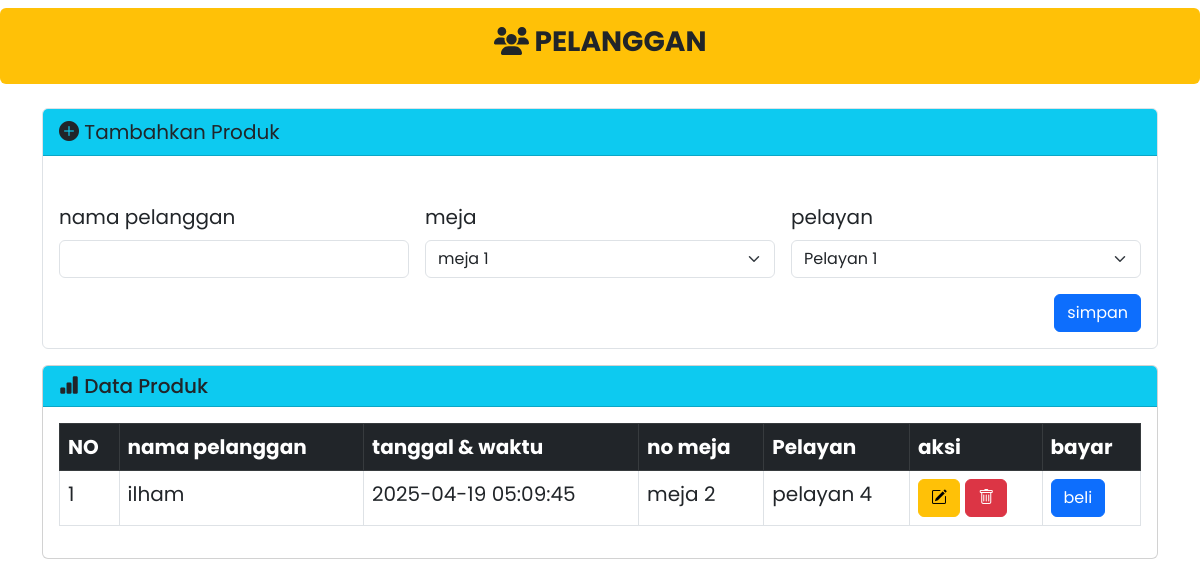
The page /input_pel.php on the database its author committed.
### tables this page shows
CREATE TABLE `pelanggan` (
  `no` int(100) NOT NULL,
  `namapelanggan` varchar(20) NOT NULL,
  `tanggal` timestamp NOT NULL DEFAULT current_timestamp() ON UPDATE current_timestamp(),
  `nomeja` varchar(10) NOT NULL,
  `pelayan` varchar(10) NOT NULL
);

### input_pel.php (the view, shortened to what this page needs)
<?php
include "boot.php";
?>
<link rel="stylesheet" href="style.css">
<blockquote class="blockquote mb-2">
  <div class="alert bg-warning mt-2 text-center" role="alert">
    <h3><b> <i class="fa fa-users"></i> PELANGGAN</b></h3>
  </div>
  <div class="container md-3 mt-4">
    <div class="card border mb-3 w-100">
      <div class="card-header bg-info"><i class="bi bi-plus-circle-fill"></i> Tambahkan Produk</div>
      <div class="card-body">
        <br>
        <form class="row g-3" enctype="multipart/form-data" action="input.php" method="post">
          <div class="col-md-4">
            <label for="inputEmail4" class="form-label">nama pelanggan</label>
            <input type="text" name="namapelanggan" class="form-control" id="inputnamaproduk">
          </div>
          <div class="col-md-4">
            <label for="inputEmail4" class="form-label">meja</label>
            <select name="nomeja" class="form-select" aria-label="Default select example">
              <option selected><b>meja 1</b></option>
            </select>
          </div>
          <div class="col-md-4 ">
            <label for="inputEmail4" class="form-label">pelayan</label>
            <select name="pelayan" class="form-select" aria-label="Default select example">
              <option selected><b>Pelayan 1</b></option>
            </select>
          </div>
          <div class="text-end">
            <div class="col-12">
              <button type="submit" name="simpan2" class="btn btn-primary">simpan</button>
            </div>
          </div>
        </form>
      </div>
    </div>
    <div class="card">
      <h5 class="card-header bg-info"><i class="bi bi-bar-chart-fill"></i> Data Produk</h5>
      <div class="card-body">
        <table class="table table-bordered">
          <thead class="table-dark">
            <tr>
              <th>NO</th>
              <th>nama pelanggan</th>
              <th>tanggal & waktu</th>
              <th>no meja</th>
              <th>Pelayan</th>
              <th>aksi</th>
              <th>bayar</th>
            </tr>
          </thead>
      </div>
    </div>
    <?php
    include "koneksi.php";
    $tampil = $konek->query("select * from pelanggan");
    while ($a = $tampil->fetch_array()) {
      @$no++;
    ?>
      <tbody>
        <tr>
          <td><?php echo $no; ?></td>
          <td><?php echo "$a[namapelanggan]"; ?></td>
          <td><?php echo "$a[tanggal]"; ?></td>
          <td><?php echo "$a[nomeja]"; ?></td>
          <td><?php echo "$a[pelayan]"; ?></td>
          <td>
            <a href="edit2.php?id=<?php echo $a['no'] ?>"><button type="button" class="btn btn-warning" data-toggle="update" data-placement="right" title="update data"><i class="bi bi-pencil-square"></i></button></a>
            <button type="button" class="btn btn-danger" data-bs-toggle="modal" data-bs-target="#exampleModal<?php echo $a['no'] ?>" data-toggle="Delete" data-placement="right" title="delete data">
              <i class="bi bi-trash"></i></button>
          </td>
          <td>
            <a href="tampil.php?page=7&id=<?= $a['no'] ?>" class="btn btn-primary">beli</a>
          </td>
        <?php
      }
        ?>

### style.css (style rules this page uses)
* { font-family: 'Poppins', sans-serif; }

### rows shown on the page
pelanggan: namapelanggan "ilham", tanggal "2025-04-19 05:09:45", nomeja "meja 2", pelayan "pelayan 4"
